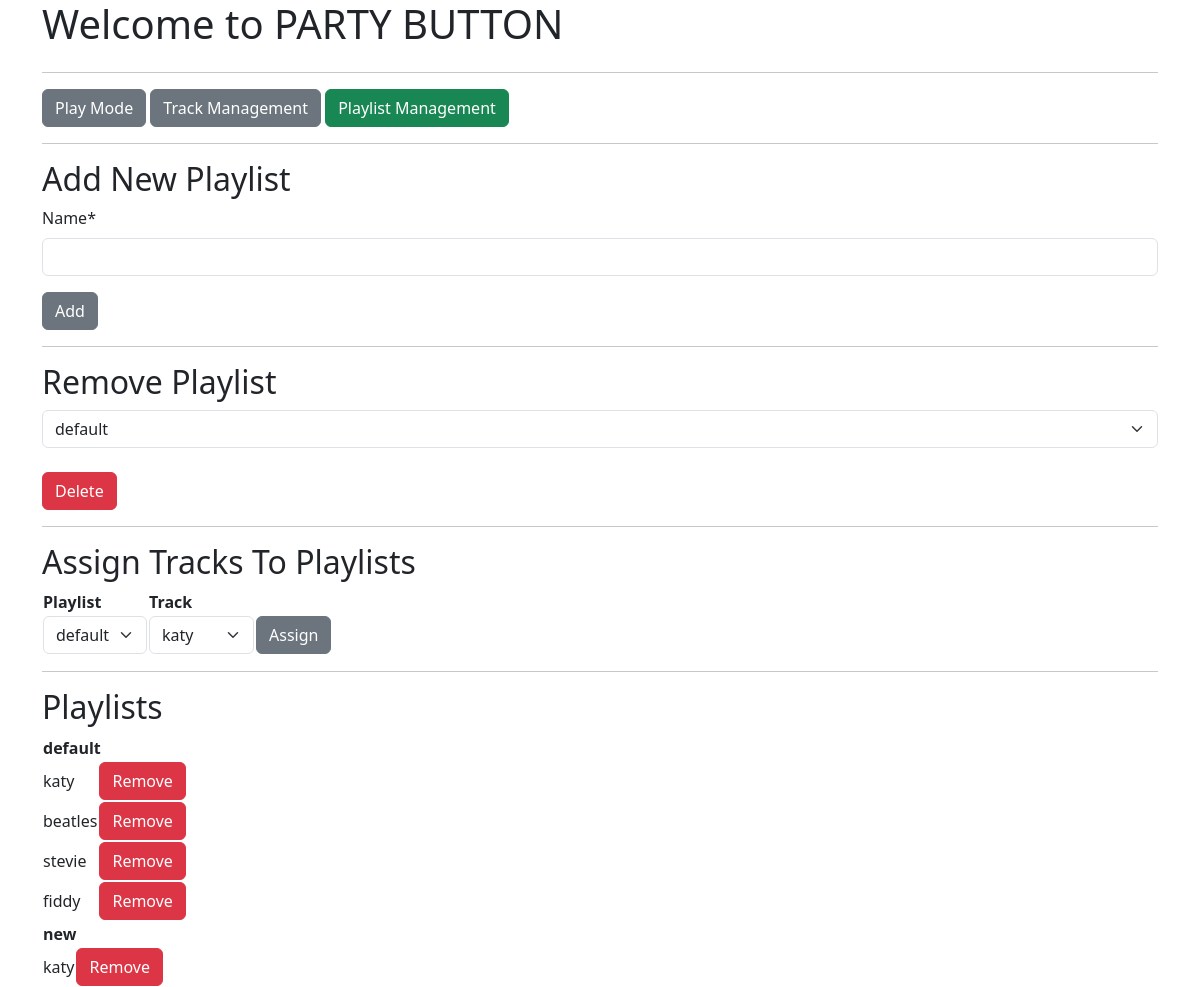
/playlists/, run on the app's committed database.
### mp3_manager/models.py (models this page shows, shortened)
class Playlist(models.Model):
    name = models.CharField(max_length=256)
    class Meta:
        ordering = ["name"]
    def __str__(self):
        return self.name

class Track(models.Model):
    name = models.CharField(max_length=200, blank=False, null=False)
    mp3_file = models.FileField(upload_to="uploads", blank=False, null=False)
    mp3_length = models.IntegerField(blank=True, null=True)
    minutes = models.IntegerField(blank=False, null=False, validators=[MinValueValidator(0),
                                                                       MaxValueValidator(600)])
    seconds = models.IntegerField(blank=False, null=False, validators=[MinValueValidator(0),
                                                                       MaxValueValidator(60)])
    solo = models.BooleanField(blank=False, null=False, default=False)
    play_full = models.BooleanField(blank=False, null=False,
                                    default=False)
    override_playtime = models.BooleanField(blank=False, null=False,
                                            default=False)
    playtime_seconds = models.IntegerField(blank=False, null=False,
                                           default=0,
                                           validators=[MinValueValidator(0),
                                                       MaxValueValidator(600)])
    playlists = models.ManyToManyField(Playlist)
    def __str__(self):
        return self.name

### mp3_manager/views.py (the view, shortened to what this page needs)
# urls.py: path("playlists/", views.PlaylistManagement.as_view(), name="playlists"),
class PlaylistManagement(generic.ListView, FormMixin):
    template_name = "mp3_manager/playlist.html"
    context_object_name = "playlist_list"
    model = Playlist
    form_class = PlaylistForm
    def get(self, request):
        playlist_list = self.get_queryset()
        tracklist = Track.objects.all()
        return render(request, self.template_name,
                      {"playlist_list": playlist_list,
                       "tracklist": tracklist,
                       "playlistform": PlaylistForm})

### mp3_manager/templates/mp3_manager/playlist.html (shortened to what this page needs)
{% extends "./base.html" %}
{% load crispy_forms_tags %}
{% block content %}
  <div class="row">
    <div class="col">
      <a href="/"><button type="button" class="btn btn-secondary">Play Mode</button></a>&nbsp;<a  href="/tracks"><button type="button" class="btn btn-secondary">Track Management</button></a>&nbsp;<a href="/playlists"><button type="button" class="btn btn-success">Playlist Management</button></a>
    </div>
  </div>
  <hr>
    <div class="row">
        <div class="col">
           <h2>Add New Playlist</h2>
           <form id="addplaylist_form" id="addplaylist_form" action={% url 'mp3_manager:addplaylist' %} method="post" enctype="multipart/form-data">
            {{ playlistform|crispy }}
            <input class="btn btn-secondary" type="submit" form="addplaylist_form" value="Add" id="addplaylist_submit" name="addplaylist_submit"></input>
           </form>
        </div>
    </div>
    <hr />
    <div class="row">
      <div class="col">
         <h2>Remove Playlist</h2>
         <form id="removeplaylist_form" id="removeplaylist_form" action={% url 'mp3_manager:removeplaylist' %} method="post" enctype="multipart/form-data">
          <select  class="form-select"  id="playlist_selection" name="playlist_selection">
          {% for playlist in playlist_list %}
            <option value="{{ playlist.pk }}">{{ playlist }}</option>
          {% endfor %}
          </select><br>
        <input class="btn btn-danger" type="submit" form="removeplaylist_form" value="Delete" id="removeplaylist_submit" name="removeplaylist_submit"></input>
         </form>
      </div>
    </div>
    <hr />
    <div class="row">
        <div class="col">
          <h2>Assign Tracks To Playlists</h2>
          <form id="assignplaylist_form" id="assignplaylist_form" action={% url 'mp3_manager:assignplaylist' %} method="post" enctype="multipart/form-data">
            <table>
              <tr><th>Playlist</th><th>Track</th><th></th></tr>
              <tr>
                <td>
                  <select class="form-select" id="playlist_selection" name="playlist_selection">
                    {% for playlist in playlist_list %}
                      <option value="{{ playlist.pk }}">{{ playlist }}</option>
                    {% endfor %}
                    </select>
                </td>
                <td>
                  <select class="form-select" id="track_selection" name="track_selection">
                    {% for track in tracklist %}
                      <option value="{{ track.pk }}">{{ track }}</option>
                    {% endfor %}
                    </select>
                </td>
                <td><input class="btn btn-secondary" type="submit" form="assignplaylist_form" value="Assign" id="assignplaylist_submit" name="assignplaylist_submit"></input></td>
              </tr>
            </table>
          </form>
          </div>
    </div>
    <hr />
    <div class="row">
        <div class="col">
          <h2>Playlists</h2>
          {% for playlist in playlist_list %}
            <table>
              <tr><th colspan="2">{{ playlist }}</th></tr>
                  {% for track in playlist.track_set.all %}
                  <tr>
                    <form id="unassignplaylist_form_{{ playlist.pk }}_{{ track.pk }}" id="unassignplaylist_update_{{ playlist.pk }}_{{ track.pk }}" action={% url 'mp3_manager:unassignplaylist' %} method="post" enctype="multipart/form-data">
                    <td>{{ track }}</td>
                    <td>
                      <input class="btn btn-danger" type="submit" form="unassignplaylist_form_{{ playlist.pk }}_{{ track.pk }}" value="Remove" id="unassignplaylist_submit_{{ playlist.pk }}_{{ track.pk }}" name="unassignplaylist_submit_{{ playlist.pk }}_{{ track.pk }}"></input></td>
                    </form>
                  </tr>
                  {% endfor %}
            </table>
          {% endfor %}
        </div>
    </div>
{% endblock %}

### mp3_manager/static/css/style.css (style rules this page uses)
h2 { color: maroon; }
a:link { color: white; text-decoration: none; }

### data on the page
Playlist: name "default"
Track: name "katy"
Track: name "beatles"
Track: name "stevie"
Track: name "fiddy"
Playlist: name "new"

### other printed values
form field playlist_selection "default"
form field track_selection "katy"
